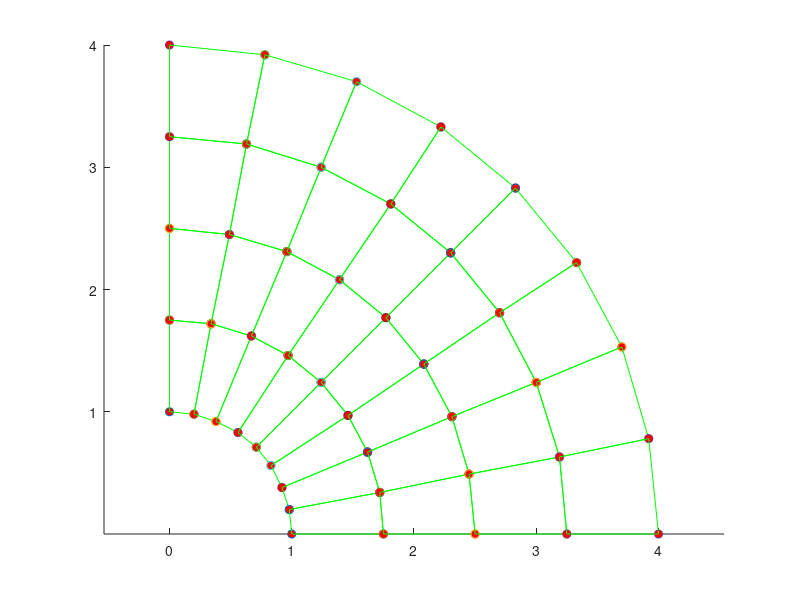
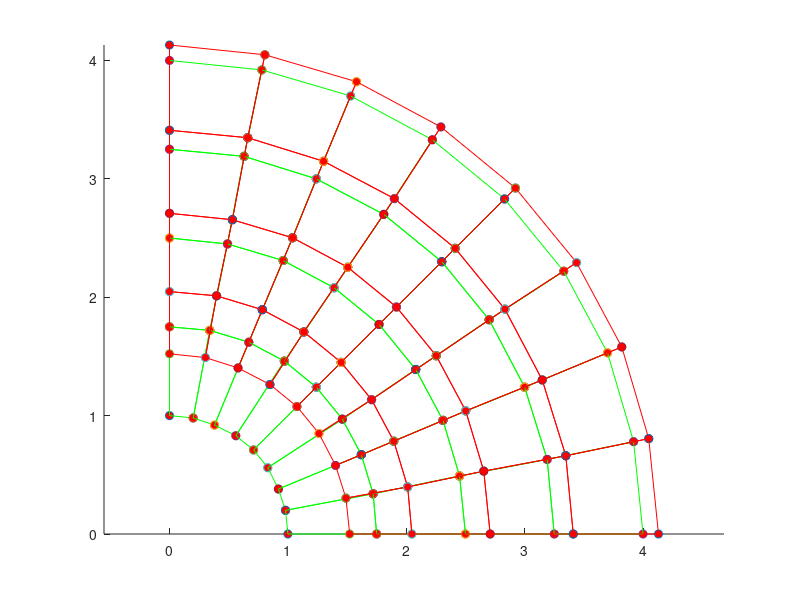
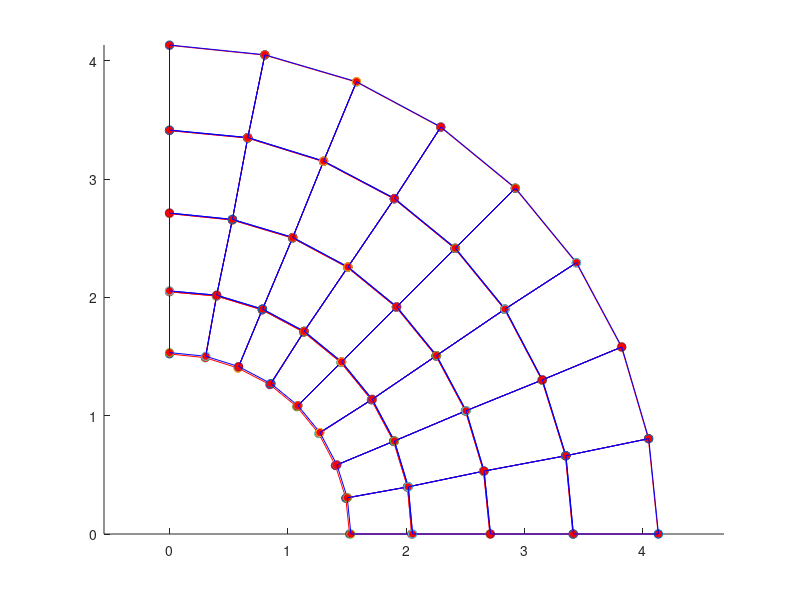

Reproduce these figures in MATLAB, in order.
function FEM_Bbar
%
%          Example 2D and 3D Linear elastic FEM code
%          Demonstrates Bbar method for avoiding volumetric locking
%
%        Variables read from input file;
%        nprops              No. material parameters
%        materialprops(i)    List of material parameters
%        ncoord              No. spatial coords (2 for 2D, 3 for 3D)
%        ndof                No. degrees of freedom per node (2 for 2D, 3 for 3D)
%                            (here ndof=ncoord, but the program allows them to be different
%                            to allow extension to plate & beam elements with C^1 continuity)
%        nnode               No. nodes
%        coords(i,j)         ith coord of jth node, for i=1..ncoord; j=1..nnode
%        nelem               No. elements
%        maxnodes            Max no. nodes on any one element (used for array dimensioning)
%        nelnodes(i)         No. nodes on the ith element
%        elident(i)          An integer identifier for the ith element.  Not used
%                            in this code but could be used to switch on reduced integration,
%                            etc.
%        connect(i,j)        List of nodes on the jth element
%        nfix                Total no. prescribed displacements
%        fixnodes(i,j)       List of prescribed displacements at nodes
%                            fixnodes(1,j) Node number
%                            fixnodes(2,j) Displacement component number (1, 2 or 3)
%                            fixnodes(3,j) Value of the displacement
%        ndload              Total no. element faces subjected to tractions
%        dloads(i,j)         List of element tractions
%                            dloads(1,j) Element number
%                            dloads(2,j) face number
%                            dloads(3,j), dloads(4,j), dloads(5,j) Components of traction
%                            (assumed uniform) 
%
%  To run the program you first need to set up an input file, as described in 
%  the lecture notes.  Then change the fopen command below to point to the file.
%  Also change the fopen command in the post-processing step (near the bottom of the
%  program) to point to a suitable output file.  Then execute the file in
%  the usual fashion (e.g. hit the green arrow at the top of the MATLAB
%  editor window)
% 
%
% ==================== Read data from the input file ===========================
%
%
% YOU NEED TO CHANGE THE PATH & FILE NAME TO POINT TO YOUR INPUT FILE
%
infile=fopen('volumetric_locking_demo_linear.txt','r');


[nprops,materialprops,ncoord,ndof,nnode,coords,nelem,maxnodes,connect,nelnodes,elident,nfix,fixnodes,ndload,dloads] = read_input_file(infile);

fclose(infile);

% Plot the initial mesh as a check
close all
figure
plotmesh(coords,ncoord,nnode,connect,nelem,elident,nelnodes,'g');

%
%============================ MAIN FEM ANALYSIS PROCEDURE ========================
%
%   dofs        Nodal displacements.  Let u_i^a be ith displacement component
%               at jth node.  Then dofs contain (u_1^1, u_2^1, u_1^2, u_2^2....) for 2D
%               and (u_1^1, u_2^1, u_3^1, u_1^2, u_2^2, u_3^2....) for 3D
%
%   K           Global stiffness matrix.  Stored as (K_1111 K_1112  K_1121  K_1122...
%                                                    K_1211 K_1212  K_1221  K_1222...
%                                                    K_2111 K_2112  K_2121  K_2122...)
%               for 2D problem and similarly for 3D problem
%   r           Force vector.  Currently only includes contribution from tractions
%               acting on element faces (i.e. body forces are neglected)
%
  dofs = zeros(ndof*nnode,1);  

  K = globalstiffness(ncoord,ndof,nnode,coords,nelem,maxnodes,elident,nelnodes,connect,materialprops,dofs);

  r = globaltraction(ncoord,ndof,nnode,ndload,coords,nelnodes,elident,connect,dloads,dofs)

%
%  Fix constrained nodes.  We should really do this in a way that preserves the symmetry of K
%  but it's not worth it for the small demo problems here.
%
  for n = 1:nfix
     rw = ndof*(fixnodes(1,n)-1) + fixnodes(2,n);
     for cl = 1:ndof*nnode
        K(rw,cl) = 0;
     end
     K(rw,rw) = 1.;
     r(rw) = fixnodes(3,n);
  end
%
% Solve for the displacements
%

  dofs = K\r;

%
%================================= POST-PROCESSING =================================
%
% Create a plot of the deformed mesh
%

  defcoords = zeros(ndof,nnode); 
  scalefactor = 1.0;
  for i = 1:nnode
    for j = 1:ndof
       defcoords(j,i) = coords(j,i) + scalefactor*dofs(ndof*(i-1)+j); 
    end
  end

 figure
 plotmesh(coords,ncoord,nnode,connect,nelem,elident,nelnodes,'g');
 hold on
 plotmesh(defcoords,ncoord,nnode,connect,nelem,elident,nelnodes,'r');  
  
 figure
 
 plotmesh(defcoords,ncoord,nnode,connect,nelem,elident,nelnodes,'r'); 
 a = coords(2,1);
 b = coords(1,nnode);
 p = 1.;
 E = 2*materialprops(1)*(1+materialprops(2));
 nu = materialprops(2);
 for i =1:nnode
   x1=coords(1,i);
   x2=coords(2,i);
   r=sqrt(x1^2+x2^2);
   ur = (1+nu)*a^2*b^2*p/(E*(b^2-a^2))*(1/r+(1-2*materialprops(2))*r/b^2);
   u1 = ur*x1/(sqrt(x1^2+x2^2));
   u2 = ur*x2/(sqrt(x1^2+x2^2));
   scale = 1.;
   defcoords(1,i) = coords(1,i) + scale*u1;
   defcoords(2,i) = coords(2,i) + scale*u2; 
 end
 
 plotmesh(defcoords,ncoord,nnode,connect,nelem,elident,nelnodes,'b'); 
 
end 

%================= Material Stiffness ==================================
%
%    Computes elasticity tensor C_{ijkl} = shear modulus and Poissons ratio
%    Currently coded either for plane strain, plane stress or general 3D.
%
function C = materialstiffness(ndof,ncoord,strain,materialprops)

   mu = materialprops(1);
   nu = materialprops(2);
   
   C = zeros(ndof,ncoord,ndof,ncoord);
   
   if (ncoord == 2)   

%  planestrain = 0 => plane stress, planestrain = 1 => plane strain
   planestrain = materialprops(3);
 
     for i = 1:2
       for j = 1:2
         for k = 1:2
           for l = 1:2
             if (planestrain==1) 
               if (i==j && k==l)
                   C(i,j,k,l) = C(i,j,k,l)+2*mu*nu/(1-2*nu);
               end
             else
               if (i==j && k==l)
                   C(i,j,k,l) = C(i,j,k,l)+2*mu*nu/(1-nu);
               end
             end
             if (i==l && k==j)
                 C(i,j,k,l) = C(i,j,k,l)+mu;
             end
             if (i==k && j==l)
                 C(i,j,k,l) = C(i,j,k,l)+mu;
             end
           end
         end
       end
     end
     
   elseif (ncoord == 3) 

     for i = 1:3 
       for j = 1:3
         for k = 1:3
           for l = 1:3
             if (i==j && k==l)
                 C(i,j,k,l)=C(i,j,k,l) + 2.*mu*nu/(1.-2.*nu);
             end
             if (i==k && j==l)
                 C(i,j,k,l)=C(i,j,k,l) + mu;
             end
             if (i==l && j==k)
                 C(i,j,k,l)=C(i,j,k,l) + mu;
             end
            end
          end
        end
      end
    end

 end
%================= Material Stress ==================================
%
%   Computes stress sigma_{ij} given strain epsilon_{ij}
%
function stress = materialstress(ndof,ncoord,strain,materialprops)

   C = materialstiffness(ndof,ncoord,strain,materialprops);
   stress = zeros(ndof,ncoord);
   for i = 1 : ndof
     for j = 1 : ncoord
        for k = 1 : ndof
          for l = 1: ncoord
            stress(i,j) = stress(i,j) + C(i,j,k,l)*strain(k,l);
          end
        end
     end
   end
  end
%
%====================== No. integration points =============================
%
%   Defines the number of integration points:be used for
%   each element type
%
function n = numberofintegrationpoints(ncoord,nelnodes,elident)
  
   if (ncoord == 1) 
     n = nelnodes;   
   elseif (ncoord == 2) 
     if (nelnodes == 3)
         n = 1;
     end
     if (nelnodes == 6)
         n = 3;
     end
     if (nelnodes == 4)
         n = 4;
     end
     if (nelnodes == 8)
         n = 9;
     end
   elseif (ncoord == 3) 
     if (nelnodes == 4)
         n = 1 ;
     end
     if (nelnodes == 10)
         n = 4;
     end
     if (nelnodes == 8)
         n = 8;
     end
     if (nelnodes == 20)
         n = 27;
     end
   end
end   
%
%====================== INTEGRATION POINTS ==================================
%
%   Defines positions of integration points
%
function xi = integrationpoints(ncoord,nelnodes,npoints,elident)

   xi = zeros(ncoord,npoints);
%
%  1D elements
%
   if (ncoord == 1) 
     if (npoints==1) 
       xi(1,1) = 0.;
     elseif (npoints == 2) 
       xi(1,1) = -0.5773502692;
       xi(1,2) = -xi(1,1);
     elseif (npoints == 3) 
       xi(1,1) = -0.7745966692;
       xi(1,2) = 0.0;
       xi(1,3) = -xi(1,1);
     end
%
%  2D elements
%
   elseif (ncoord == 2) 
%
%    Triangular element
%
     if ( nelnodes == 3 || nelnodes == 6 ) 
       if (npoints == 1) 
         xi(1,1) = 1./3.;
         xi(2,1) = 1./3.;
       elseif (npoints == 3) 
         xi(1,1) = 0.6;
         xi(2,1) = 0.2;
         xi(1,2) = 0.2;
         xi(2,2) = 0.6;
         xi(1,3) = 0.2;
         xi(2,3) = 0.2;
       elseif (npoints == 4) 
         xi(1,1) = 1./3.;
         xi(2,1) = 1./3.;
         xi(1,2) = 0.6;
         xi(2,2) = 0.2;
         xi(1,3) = 0.2;
         xi(2,3) = 0.6;
         xi(1,4) = 0.2;
         xi(2,4) = 0.2;
       end
%
%    Rectangular element
%                  
     elseif ( nelnodes==4 || nelnodes==8 ) 

       if (npoints == 1) 
         xi(1,1) = 0.;
         xi(2,1) = 0.;
       elseif (npoints == 4) 
         xi(1,1) = -0.5773502692;
         xi(2,1) = xi(1,1);
         xi(1,2) = -xi(1,1);
         xi(2,2) = xi(1,1);
         xi(1,3) = xi(1,1);
         xi(2,3) = -xi(1,1);
         xi(1,4) = -xi(1,1);
         xi(2,4) = -xi(1,1);
       elseif (npoints == 9) 
         xi(1,1) = -0.7745966692;
         xi(2,1) = xi(1,1);
         xi(1,2) = 0.0;
         xi(2,2) = xi(1,1);
         xi(1,3) = -xi(1,1);
         xi(2,3) = xi(1,1);
         xi(1,4) = xi(1,1);
         xi(2,4) = 0.0;
         xi(1,5) = 0.0;
         xi(2,5) = 0.0;
         xi(1,6) = -xi(1,1);
         xi(2,6) = 0.0;
         xi(1,7) = xi(1,1);
         xi(2,7) = -xi(1,1);
         xi(1,8) = 0.;
         xi(2,8) = -xi(1,1);
         xi(1,9) = -xi(1,1);
         xi(2,9) = -xi(1,1);
       end
     end
%
%   3D elements
%
   elseif (ncoord == 3) 
%
%  3D elements
%
     if (nelnodes == 4 || nelnodes==10 ) 
       if (npoints == 1) 
         xi(1,1) = 0.25;
         xi(2,1) = 0.25;
         xi(3,1) = 0.25;
       elseif (npoints == 4) 
         xi(1,1) = 0.58541020;
         xi(2,1) = 0.13819660;
         xi(3,1) = xi(2,1);
         xi(1,2) = xi(2,1);
         xi(2,2) = xi(1,1);
         xi(3,2) = xi(2,1);
         xi(1,3) = xi(2,1);
         xi(2,3) = xi(2,1);
         xi(3,3) = xi(1,1);
         xi(1,4) = xi(2,1);
         xi(2,4) = xi(2,1);
         xi(3,4) = xi(2,1);
       end
     elseif ( nelnodes==8 || nelnodes==20 ) 
       if (npoints == 1) 
         xi(1,1) = 0.;
         xi(2,1) = 0.;
         xi(3,1) = 0.;
       elseif (npoints == 8) 
         x1D = [-0.5773502692,0.5773502692];
         for k = 1:2
           for j = 1:2 
             for i = 1:2
               n = 4*(k-1) + 2*(j-1) + i;
               xi(1,n) = x1D(i);
               xi(2,n) = x1D(j);
               xi(3,n) = x1D(k);
             end
           end
         end
       elseif (npoints == 27) 
         x1D = [-0.7745966692,0.,0.7745966692];
         for k = 1:3
           for j = 1:3
             for i = 1:3
               n = 9*(k-1) + 3*(j-1) + i;
               xi(1,n) = x1D(i);
               xi(2,n) = x1D(j);
               xi(3,n) = x1D(k);
             end
           end
         end
       end
     end
   end
end

%
%================= INTEGRATION WEIGHTS ==================================
%
%   Defines integration weights w_i
%
function w = integrationweights(ncoord,nelnodes,npoints,elident)

   w = zeros(npoints,1);

%
%  1D elements
%
   if (ncoord == 1) 
     if (npoints == 1)
       w(1) = 2.;
     elseif (npoints == 2) 
       w = [1.,1.];
     elseif (npoints == 3) 
       w = [0.555555555,0.888888888,0.555555555];
     end
%
%  2D elements
%
   elseif (ncoord == 2) 
%
%    Triangular element
%
     if ( nelnodes == 3 || nelnodes == 6 ) 
       if (npoints == 1) 
         w(1) = 0.5;
       elseif (npoints == 3) 
         w(1) = 1./6.;
         w(2) = 1./6.;
         w(3) = 1./6.;
       elseif (npoints == 4) 
         w = [-27./96.,25./96.,25/96.,25/96.];
       end
%
%    Rectangular element
%                  
     elseif ( nelnodes==4 || nelnodes==8 ) 

       if (npoints == 1) 
         w(1) = 4.;
       elseif (npoints == 4) 
         w = [1.,1.,1.,1.];
       elseif (npoints == 9 ) 
         w1D = [0.555555555,0.888888888,0.55555555555];
         for j = 1:3
           for i = 1:3
             n = 3*(j-1)+i;
             w(n) = w1D(i)*w1D(j);
           end
         end    
       end
     end 

   elseif (ncoord == 3) 
%
%  3D elements
%
     if (nelnodes == 4 || nelnodes==10 ) 
       if (npoints == 1) 
         w(1) = 1./6.;
       elseif (npoints == 4) 
         w = [1./24.,1./24.,1./24.,1./24.];
       end
     elseif ( nelnodes==8 || nelnodes==20 ) 
       if (npoints == 1) 
         w(1) = 8.;
       elseif (npoints == 8) 
         w = [1.,1.,1.,1.,1.,1.,1.,1.];
       elseif (npoints == 27) 
         w1D = [0.555555555,0.888888888,0.55555555555];
         for k = 1:3
           for j = 1:3
             for i = 1:3
               n = 9*(k-1)+3*(j-1)+i;
               w(n) = w1D(i)*w1D(j)*w1D(k);
             end
           end    
         end
       end
     end
   end
end

%
%================= SHAPE FUNCTIONS ==================================
%
%        Calculates shape functions for various element types
%
function N = shapefunctions(nelnodes,ncoord,elident,xi)
 

   N = zeros(nelnodes,1);
%
%  1D elements
%
  if (ncoord == 1) 
    if (nelnodes==2) 
      N(1) = 0.5*(1.+xi(1));
      N(2) = 0.5*(1.-xi(1));
    elseif (nelnodes == 3) 
      N(1) = -0.5*xi(1)*(1.-xi(1));
      N(2) =  0.5*xi(1)*(1.+xi(1));
      N(3) = (1.-xi(1))*(1.+xi(1));
    end
%
%  2D elements
%
   elseif (ncoord == 2) 
%
%    Triangular element
%
     if ( nelnodes == 3 ) 
       N(1) = xi(1);
       N(2) = xi(2);
       N(3) = 1.-xi(1)-xi(2);               
     elseif ( nelnodes == 6 ) 
       xi3 = 1.-xi(1)-xi(2);
       N(1) = (2.*xi(1)-1.)*xi(1);
       N(2) = (2.*xi(2)-1.)*xi(2);
       N(3) = (2.*xi3-1.)*xi3;
       N(4) = 4.*xi(1)*xi(2);
       N(5) = 4.*xi(2)*xi3;
       N(6) = 4.*xi3*xi(1);
%
%    Rectangular element
%                  
     elseif ( nelnodes == 4 ) 
       N(1) = 0.25*(1.-xi(1))*(1.-xi(2));
       N(2) = 0.25*(1.+xi(1))*(1.-xi(2));
       N(3) = 0.25*(1.+xi(1))*(1.+xi(2));
       N(4) = 0.25*(1.-xi(1))*(1.+xi(2));
     elseif (nelnodes == 8) 
       N(1) = -0.25*(1.-xi(1))*(1.-xi(2))*(1.+xi(1)+xi(2));
       N(2) = 0.25*(1.+xi(1))*(1.-xi(2))*(xi(1)-xi(2)-1.);
       N(3) = 0.25*(1.+xi(1))*(1.+xi(2))*(xi(1)+xi(2)-1.);
       N(4) = 0.25*(1.-xi(1))*(1.+xi(2))*(xi(2)-xi(1)-1.);
       N(5) = 0.5*(1.-xi(1)*xi(1))*(1.-xi(2));
       N(6) = 0.5*(1.+xi(1))*(1.-xi(2)*xi(2));
       N(7) = 0.5*(1.-xi(1)*xi(1))*(1.+xi(2));
       N(8) = 0.5*(1.-xi(1))*(1.-xi(2)*xi(2));
     end
%
   elseif (ncoord==3) 

     if (nelnodes == 4) 
       N(1) = xi(1);
       N(2) = xi(2);
       N(3) = xi(3);
       N(4) = 1.-xi(1)-xi(2)-xi(3);
     elseif (nelnodes == 10) 
       xi4 = 1.-xi(1)-xi(2)-xi(3);
       N(1) = (2.*xi(1)-1.)*xi(1);
       N(2) = (2.*xi(2)-1.)*xi(2);
       N(3) = (2.*xi(3)-1.)*xi(3);
       N(4) = (2.*xi4-1.)*xi4;
       N(5) = 4.*xi(1)*xi(2);
       N(6) = 4.*xi(2)*xi(3);
       N(7) = 4.*xi(3)*xi(1);
       N(8) = 4.*xi(1)*xi4;
       N(9) = 4.*xi(2)*xi4;
       N(10) = 4.*xi(3)*xi4;
     elseif (nelnodes == 8) 
       N(1) = (1.-xi(1))*(1.-xi(2))*(1.-xi(3))/8.;
       N(2) = (1.+xi(1))*(1.-xi(2))*(1.-xi(3))/8.;
       N(3) = (1.+xi(1))*(1.+xi(2))*(1.-xi(3))/8.;
       N(4) = (1.-xi(1))*(1.+xi(2))*(1.-xi(3))/8.;
       N(5) = (1.-xi(1))*(1.-xi(2))*(1.+xi(3))/8.;
       N(6) = (1.+xi(1))*(1.-xi(2))*(1.+xi(3))/8.;
       N(7) = (1.+xi(1))*(1.+xi(2))*(1.+xi(3))/8.;
       N(8) = (1.-xi(1))*(1.+xi(2))*(1.+xi(3))/8.;
     elseif (nelnodes == 20) 
       N(1) = (1.-xi(1))*(1.-xi(2))*(1.-xi(3))*(-xi(1)-xi(2)-xi(3)-2.)/8.;
       N(2) = (1.+xi(1))*(1.-xi(2))*(1.-xi(3))*(xi(1)-xi(2)-xi(3)-2.)/8.;
       N(3) = (1.+xi(1))*(1.+xi(2))*(1.-xi(3))*(xi(1)+xi(2)-xi(3)-2.)/8.;
       N(4) = (1.-xi(1))*(1.+xi(2))*(1.-xi(3))*(-xi(1)+xi(2)-xi(3)-2.)/8.;
       N(5) = (1.-xi(1))*(1.-xi(2))*(1.+xi(3))*(-xi(1)-xi(2)+xi(3)-2.)/8.;
       N(6) = (1.+xi(1))*(1.-xi(2))*(1.+xi(3))*(xi(1)-xi(2)+xi(3)-2.)/8.;
       N(7) = (1.+xi(1))*(1.+xi(2))*(1.+xi(3))*(xi(1)+xi(2)+xi(3)-2.)/8.;
       N(8) = (1.-xi(1))*(1.+xi(2))*(1.+xi(3))*(-xi(1)+xi(2)+xi(3)-2.)/8.;
       N(9)  = (1.-xi(1)^2)*(1.-xi(2))*(1.-xi(3))/4.;
       N(10) = (1.+xi(1))*(1.-xi(2)^2)*(1.-xi(3))/4.;
       N(11) = (1.-xi(1)^2)*(1.+xi(2))*(1.-xi(3))/4.;
       N(12) = (1.-xi(1))*(1.-xi(2)^2)*(1.-xi(3))/4.;
       N(13) = (1.-xi(1)^2)*(1.-xi(2))*(1.+xi(3))/4.;
       N(14) = (1.+xi(1))*(1.-xi(2)^2)*(1.+xi(3))/4.;
       N(15) = (1.-xi(1)^2)*(1.+xi(2))*(1.+xi(3))/4.;
       N(16) = (1.-xi(1))*(1.-xi(2)^2)*(1.+xi(3))/4.;
       N(17) = (1.-xi(1))*(1.-xi(2))*(1.-xi(3)^2)/4.;
       N(18) = (1.+xi(1))*(1.-xi(2))*(1.-xi(3)^2)/4.;
       N(19) = (1.+xi(1))*(1.+xi(2))*(1.-xi(3)^2)/4.;
       N(20) = (1.-xi(1))*(1.+xi(2))*(1.-xi(3)^2)/4.;
     end
   end

end

%
%================= SHAPE FUNCTION DERIVATIVES ======================
%
function dNdxi = shapefunctionderivs(nelnodes,ncoord,elident,xi)

  dNdxi = zeros(nelnodes,ncoord);
%
% 1D elements
%
  if (ncoord == 1) 
    if (nelnodes==2) 
      dNdxi(1,1) = 0.5;
      dNdxi(2,1) = -0.5;
    elseif (nelnodes == 3) 
      dNdxi(1,1) = -0.5+xi(1);
      dNdxi(2,1) =  0.5+xi(1);
      dNdxi(3,1) = -2.*xi(1);
    end
%
%  2D elements
%
   elseif (ncoord == 2) 
%
%    Triangular element
%
     if ( nelnodes == 3 ) 
       dNdxi(1,1) = 1.;
       dNdxi(2,2) = 1.;
       dNdxi(3,1) = -1.;
       dNdxi(3,2) = -1.;               
     elseif ( nelnodes == 6 ) 
       xi3 = 1.-xi(1)-xi(2);
       dNdxi(1,1) = 4.*xi(1)-1.;
       dNdxi(2,2) = 4.*xi(2)-1.;
       dNdxi(3,1) = -(4.*xi3-1.);
       dNdxi(3,2) = -(4.*xi3-1.);
       dNdxi(4,1) = 4.*xi(2);
       dNdxi(4,2) = 4.*xi(1);
       dNdxi(5,1) = -4.*xi(2);
       dNdxi(5,2) = -4.*xi(1);
       dNdxi(6,1) = 4.*xi3 - 4.*xi(1);
       dNdxi(6,2) = 4.*xi3 - 4.*xi(2);
%
%    Rectangular element
%                  
     elseif ( nelnodes == 4 ) 
       dNdxi(1,1) = -0.25*(1.-xi(2));
       dNdxi(1,2) = -0.25*(1.-xi(1));
       dNdxi(2,1) = 0.25*(1.-xi(2));
       dNdxi(2,2) = -0.25*(1.+xi(1));
       dNdxi(3,1) = 0.25*(1.+xi(2));
       dNdxi(3,2) = 0.25*(1.+xi(1));
       dNdxi(4,1) = -0.25*(1.+xi(2));
       dNdxi(4,2) = 0.25*(1.-xi(1));
     elseif (nelnodes == 8) 
       dNdxi(1,1) = 0.25*(1.-xi(2))*(2.*xi(1)+xi(2));
       dNdxi(1,2) = 0.25*(1.-xi(1))*(xi(1)+2.*xi(2));
       dNdxi(2,1) = 0.25*(1.-xi(2))*(2.*xi(1)-xi(2));
       dNdxi(2,2) = 0.25*(1.+xi(1))*(2.*xi(2)-xi(1));
       dNdxi(3,1) = 0.25*(1.+xi(2))*(2.*xi(1)+xi(2));
       dNdxi(3,2) = 0.25*(1.+xi(1))*(2.*xi(2)+xi(1));
       dNdxi(4,1) = 0.25*(1.+xi(2))*(2.*xi(1)-xi(2));
       dNdxi(4,2) = 0.25*(1.-xi(1))*(2.*xi(2)-xi(1));
       dNdxi(5,1) = -xi(1)*(1.-xi(2));
       dNdxi(5,2) = -0.5*(1.-xi(1)*xi(1));
       dNdxi(6,1) = 0.5*(1.-xi(2)*xi(2));
       dNdxi(6,2) = -(1.+xi(1))*xi(2);
       dNdxi(7,1) = -xi(1)*(1.+xi(2));
       dNdxi(7,2) = 0.5*(1.-xi(1)*xi(1));
       dNdxi(8,1) = -0.5*(1.-xi(2)*xi(2));
       dNdxi(8,2) = -(1.-xi(1))*xi(2);
      end
%
%    3D elements
%
   elseif (ncoord==3) 

     if (nelnodes == 4) 
       dNdxi(1,1) = 1.;
       dNdxi(2,2) = 1.;
       dNdxi(3,3) = 1.;
       dNdxi(4,1) = -1.;
       dNdxi(4,2) = -1.;
       dNdxi(4,3) = -1.;
     elseif (nelnodes == 10) 
       xi4 = 1.-xi(1)-xi(2)-xi(3);
       dNdxi(1,1) = (4.*xi(1)-1.);
       dNdxi(2,2) = (4.*xi(2)-1.);
       dNdxi(3,3) = (4.*xi(3)-1.);
       dNdxi(4,1) = -(4.*xi4-1.);
       dNdxi(4,2) = -(4.*xi4-1.);
       dNdxi(4,3) = -(4.*xi4-1.);
       dNdxi(5,1) = 4.*xi(2);
       dNdxi(5,2) = 4.*xi(1);
       dNdxi(6,2) = 4.*xi(3);
       dNdxi(6,3) = 4.*xi(2);
       dNdxi(7,1) = 4.*xi(3);
       dNdxi(7,3) = 4.*xi(1); 
       dNdxi(8,1) = 4.*(xi4-xi(1));
       dNdxi(8,2) = -4.*xi(1);
       dNdxi(8,3) = -4.*xi(1);
       dNdxi(9,1) = -4.*xi(2);
       dNdxi(9,2) = 4.*(xi4-xi(2));
       dNdxi(9,3) = -4.*xi(2);
       dNdxi(10,1) = -4.*xi(3)*xi4;
       dNdxi(10,2) = -4.*xi(3);
       dNdxi(10,3) = 4.*(xi4-xi(3));
     elseif (nelnodes == 8) 
       dNdxi(1,1) = -(1.-xi(2))*(1.-xi(3))/8.;
       dNdxi(1,2) = -(1.-xi(1))*(1.-xi(3))/8.;
       dNdxi(1,3) = -(1.-xi(1))*(1.-xi(2))/8.;
       dNdxi(2,1) = (1.-xi(2))*(1.-xi(3))/8.;
       dNdxi(2,2) = -(1.+xi(1))*(1.-xi(3))/8.;
       dNdxi(2,3) = -(1.+xi(1))*(1.-xi(2))/8.;
       dNdxi(3,1) = (1.+xi(2))*(1.-xi(3))/8.;
       dNdxi(3,2) = (1.+xi(1))*(1.-xi(3))/8.;
       dNdxi(3,3) = -(1.+xi(1))*(1.+xi(2))/8.;
       dNdxi(4,1) = -(1.+xi(2))*(1.-xi(3))/8.;
       dNdxi(4,2) = (1.-xi(1))*(1.-xi(3))/8.;
       dNdxi(4,3) = -(1.-xi(1))*(1.+xi(2))/8.;
       dNdxi(5,1) = -(1.-xi(2))*(1.+xi(3))/8.;
       dNdxi(5,2) = -(1.-xi(1))*(1.+xi(3))/8.;
       dNdxi(5,3) = (1.-xi(1))*(1.-xi(2))/8.;
       dNdxi(6,1) = (1.-xi(2))*(1.+xi(3))/8.;
       dNdxi(6,2) = -(1.+xi(1))*(1.+xi(3))/8.;
       dNdxi(6,3) = (1.+xi(1))*(1.-xi(2))/8.;
       dNdxi(7,1) = (1.+xi(2))*(1.+xi(3))/8.;
       dNdxi(7,2) = (1.+xi(1))*(1.+xi(3))/8.;
       dNdxi(7,3) = (1.+xi(1))*(1.+xi(2))/8.;
       dNdxi(8,1) = -(1.+xi(2))*(1.+xi(3))/8.;
       dNdxi(8,2) = (1.-xi(1))*(1.+xi(3))/8.;
       dNdxi(8,3) = (1.-xi(1))*(1.+xi(2))/8.;
     elseif (nelnodes == 20) 
       dNdxi(1,1) = (-(1.-xi(2))*(1.-xi(3))*(-xi(1)-xi(2)-xi(3)-2.)-(1.-xi(1))*(1.-xi(2))*(1.-xi(3)))/8.;
       dNdxi(1,2) = (-(1.-xi(1))*(1.-xi(3))*(-xi(1)-xi(2)-xi(3)-2.)-(1.-xi(1))*(1.-xi(2))*(1.-xi(3)))/8.;
       dNdxi(1,3) = (-(1.-xi(1))*(1.-xi(2))*(-xi(1)-xi(2)-xi(3)-2.)-(1.-xi(1))*(1.-xi(2))*(1.-xi(3)))/8.;

       dNdxi(2,1) = ((1.-xi(2))*(1.-xi(3))*(xi(1)-xi(2)-xi(3)-2.)+(1.+xi(1))*(1.-xi(2))*(1.-xi(3)))/8.;
       dNdxi(2,2) = (-(1.+xi(1))*(1.-xi(3))*(xi(1)-xi(2)-xi(3)-2.)-(1.+xi(1))*(1.-xi(2))*(1.-xi(3)))/8.;
       dNdxi(2,3) = (-(1.+xi(1))*(1.-xi(2))*(xi(1)-xi(2)-xi(3)-2.)-(1.+xi(1))*(1.-xi(2))*(1.-xi(3)))/8.;

       dNdxi(3,1) = ((1.+xi(2))*(1.-xi(3))*(xi(1)+xi(2)-xi(3)-2.)+(1.+xi(1))*(1.+xi(2))*(1.-xi(3)))/8.;
       dNdxi(3,2) = ((1.+xi(1))*(1.-xi(3))*(xi(1)+xi(2)-xi(3)-2.)+(1.+xi(1))*(1.+xi(2))*(1.-xi(3)))/8.;
       dNdxi(3,3) = (-(1.+xi(1))*(1.+xi(2))*(xi(1)+xi(2)-xi(3)-2.)-(1.+xi(1))*(1.+xi(2))*(1.-xi(3)))/8.;

       dNdxi(4,1) = (-(1.+xi(2))*(1.-xi(3))*(-xi(1)+xi(2)-xi(3)-2.)-(1.-xi(1))*(1.+xi(2))*(1.-xi(3)))/8.;
       dNdxi(4,2) = ((1.-xi(1))*(1.-xi(3))*(-xi(1)+xi(2)-xi(3)-2.)+(1.-xi(1))*(1.+xi(2))*(1.-xi(3)))/8.;
       dNdxi(4,3) = (-(1.-xi(1))*(1.+xi(2))*(-xi(1)+xi(2)-xi(3)-2.)-(1.-xi(1))*(1.+xi(2))*(1.-xi(3)))/8.;
       dNdxi(5,1) = (-(1.-xi(2))*(1.+xi(3))*(-xi(1)-xi(2)+xi(3)-2.)-(1.-xi(1))*(1.-xi(2))*(1.+xi(3)))/8.;
       dNdxi(5,2) = (-(1.-xi(1))*(1.+xi(3))*(-xi(1)-xi(2)+xi(3)-2.)-(1.-xi(1))*(1.-xi(2))*(1.+xi(3)))/8.;
       dNdxi(5,3) = ((1.-xi(1))*(1.-xi(2))*(-xi(1)-xi(2)+xi(3)-2.)+(1.-xi(1))*(1.-xi(2))*(1.+xi(3)))/8.;
       dNdxi(6,1) = ((1.-xi(2))*(1.+xi(3))*(xi(1)-xi(2)+xi(3)-2.)+(1.+xi(1))*(1.-xi(2))*(1.+xi(3)))/8.;
       dNdxi(6,2) = (-(1.+xi(1))*(1.+xi(3))*(xi(1)-xi(2)+xi(3)-2.)-(1.+xi(1))*(1.-xi(2))*(1.+xi(3)))/8.;
       dNdxi(6,3) = ((1.+xi(1))*(1.-xi(2))*(xi(1)-xi(2)+xi(3)-2.)+(1.+xi(1))*(1.-xi(2))*(1.+xi(3)))/8.;
       dNdxi(7,1) = ((1.+xi(2))*(1.+xi(3))*(xi(1)+xi(2)+xi(3)-2.)+(1.+xi(1))*(1.+xi(2))*(1.+xi(3)))/8.;
       dNdxi(7,2) = ((1.+xi(1))*(1.+xi(3))*(xi(1)+xi(2)+xi(3)-2.)+(1.+xi(1))*(1.+xi(2))*(1.+xi(3)))/8.;
       dNdxi(7,3) = ((1.+xi(1))*(1.+xi(2))*(xi(1)+xi(2)+xi(3)-2.)+(1.+xi(1))*(1.+xi(2))*(1.+xi(3)))/8.;
       dNdxi(8,1) = (-(1.+xi(2))*(1.+xi(3))*(-xi(1)+xi(2)+xi(3)-2.)-(1.-xi(1))*(1.+xi(2))*(1.+xi(3)))/8.;
       dNdxi(8,2) = ((1.-xi(1))*(1.+xi(3))*(-xi(1)+xi(2)+xi(3)-2.)+(1.-xi(1))*(1.+xi(2))*(1.+xi(3)))/8.;
       dNdxi(8,3) = ((1.-xi(1))*(1.+xi(2))*(-xi(1)+xi(2)+xi(3)-2.)+(1.-xi(1))*(1.+xi(2))*(1.+xi(3)))/8.;
       dNdxi(9,1)  = -2.*xi(1)*(1.-xi(2))*(1.-xi(3))/4.;
       dNdxi(9,2)  = -(1.-xi(1)^2)*(1.-xi(3))/4.;
       dNdxi(9,3)  = -(1.-xi(1)^2)*(1.-xi(2))/4.;
       dNdxi(10,1)  = (1.-xi(2)^2)*(1.-xi(3))/4.;
       dNdxi(10,2)  = -2.*xi(2)*(1.+xi(1))*(1.-xi(3))/4.;
       dNdxi(10,3)  = -(1.-xi(2)^2)*(1.+xi(1))/4.;
       dNdxi(11,1)  = -2.*xi(1)*(1.+xi(2))*(1.-xi(3))/4.;
       dNdxi(11,2)  = (1.-xi(1)^2)*(1.-xi(3))/4.;
       dNdxi(11,3)  = -(1.-xi(1)^2)*(1.+xi(2))/4.;
       dNdxi(12,1)  = -(1.-xi(2)^2)*(1.-xi(3))/4.;
       dNdxi(12,2)  = -2.*xi(2)*(1.-xi(1))*(1.-xi(3))/4.;
       dNdxi(12,3)  = -(1.-xi(2)^2)*(1.-xi(1))/4.;
       dNdxi(13,1)  = -2.*xi(1)*(1.-xi(2))*(1.+xi(3))/4.;
       dNdxi(13,2)  = -(1.-xi(1)^2)*(1.+xi(3))/4.;
       dNdxi(13,3)  = (1.-xi(1)^2)*(1.-xi(2))/4.;
       dNdxi(14,1)  = (1.-xi(2)^2)*(1.+xi(3))/4.;
       dNdxi(14,2)  = -2.*xi(2)*(1.+xi(1))*(1.+xi(3))/4.;
       dNdxi(14,3)  = (1.-xi(2)^2)*(1.+xi(1))/4.;
       dNdxi(15,1)  = -2.*xi(1)*(1.+xi(2))*(1.+xi(3))/4.;
       dNdxi(15,2)  =  (1.-xi(1)^2)*(1.+xi(3))/4.;
       dNdxi(15,3)  = (1.-xi(1)^2)*(1.+xi(2))/4.;
       dNdxi(16,1)  = -(1.-xi(2)^2)*(1.+xi(3))/4.;
       dNdxi(16,2)  = -2.*xi(2)*(1.-xi(1))*(1.+xi(3))/4.;
       dNdxi(16,3)  = (1.-xi(2)^2)*(1.-xi(1))/4.;
       dNdxi(17,1) = -(1.-xi(2))*(1.-xi(3)^2)/4.;
       dNdxi(17,2) = -(1.-xi(1))*(1.-xi(3)^2)/4.;
       dNdxi(17,3) = -xi(3)*(1.-xi(1))*(1.-xi(2))/2.;
       dNdxi(18,1) = (1.-xi(2))*(1.-xi(3)^2)/4.;
       dNdxi(18,2) = -(1.+xi(1))*(1.-xi(3)^2)/4.;
       dNdxi(18,3) = -xi(3)*(1.+xi(1))*(1.-xi(2))/2.;
       dNdxi(19,1) = (1.+xi(2))*(1.-xi(3)^2)/4.;
       dNdxi(19,2) = (1.+xi(1))*(1.-xi(3)^2)/4.;
       dNdxi(19,3) = -xi(3)*(1.+xi(1))*(1.+xi(2))/2.;
       dNdxi(20,1) = -(1.+xi(2))*(1.-xi(3)^2)/4.;
       dNdxi(20,2) = (1.-xi(1))*(1.-xi(3)^2)/4.;
       dNdxi(20,3) = -xi(3)*(1.-xi(1))*(1.+xi(2))/2.;
     end
   end

  end
%
%================= ELEMENT STIFFNESS MATRIX ================================
%
function kel = elstif(ncoord,ndof,nelnodes,elident,coord,materialprops,displacement)
%
%  Assemble the element stiffness
%
%    Arguments;
%
%      ncoord             No. coordinates (2 or 3 for 2D or 3D problem)
%      ndof               No. degrees of freedom per node (often ndof = ncoord)
%      nelnodes           No. nodes on the element
%      elident            Element identifier (not used here - for future enhancements!)
%      coords(i,a)        ith coord of ath node
%      materialprops      Material properties passed on:constitutive procedures
%      displacement(i,a)  ith displacement component at ath node
%
%   Local variables
%      npoints            No. integration points
%      xi(i,inpt)         ith local coord of integration point no. intpt
%      w(intpt)           weight for integration point no. intpt
%      N(a)               Shape function associated with ath node on element
%      dNdxi(a,i)         Derivative of ath shape function wrt ith local coord
%      dNdx(a,i)          Derivative of ath shape function wrt ith global coord
%      dxdxi(i,j)         Derivative of ith global coord wrt jth local coord
%      dxidx(i,j)         Derivative of ith local coord wrt jth global coord
%      det                Determinant of jacobian
%      strain(i,j)        strain_ij components
%      dsde(i,j,k,l)      Derivative of stress_ij with respect:strain_kl
%      kel(row,col)       Rows && cols of element stiffness
%
%
   npoints = numberofintegrationpoints(ncoord,nelnodes,elident);
   dNdx = zeros(nelnodes,ncoord);
   dxdxi = zeros(ncoord,ncoord);
   strain = zeros(ndof,ncoord);
   Bvol = zeros(nelnodes,ncoord)
   kel = zeros(ndof*nelnodes,ndof*nelnodes);
%
%  Set up integration points && weights    
%
   xilist = integrationpoints(ncoord,nelnodes,npoints,elident);
   w = integrationweights(ncoord,nelnodes,npoints,elident);
%
%  Loop over the integration points
%
   el_vol = 0.;
   for intpt = 1:npoints

%     Compute shape functions && derivatives wrt local coords
%
      for i = 1:ncoord
        xi(i) = xilist(i,intpt);
      end      
      N = shapefunctions(nelnodes,ncoord,elident,xi);
      dNdxi = shapefunctionderivs(nelnodes,ncoord,elident,xi);     
%
%     Compute the jacobian matrix && its determinant
%
      for i = 1:ncoord
        for j = 1:ncoord
          dxdxi(i,j) = 0.;
          for a = 1:nelnodes
            dxdxi(i,j) = dxdxi(i,j) + coord(i,a)*dNdxi(a,j);
          end
        end
      end
      
      dxidx = inv(dxdxi);
      dt = det(dxdxi);
%
%     Convert shape function derivatives:derivatives wrt global coords
%
      for a = 1:nelnodes
        for i = 1:ncoord
          dNdx(a,i) = 0.;
          for j = 1:ncoord
            dNdx(a,i) = dNdx(a,i) + dNdxi(a,j)*dxidx(j,i);
          end
        end
      end
% 
%   Compute the integrals over the volume
%
      for a=1:nelnodes
          for i = 1:ndof
              Bvol(a,i) = Bvol(a,i) + dNdx(a,i)*w(intpt)*dt;
          end
      end
          
      el_vol = el_vol + w(intpt)*dt;     
      
      
   end

   omega = 0;
   for a=1:nelnodes
       for i=1:ndof
         Bvol(a,i) = Bvol(a,i)/(ncoord*el_vol);
         omega = omega + Bvol(a,i)*displacement(i,a);
       end
   end
   
   for intpt = 1:npoints

%     Compute shape functions && derivatives wrt local coords
%
      for i = 1:ncoord
        xi(i) = xilist(i,intpt);
      end      
      N = shapefunctions(nelnodes,ncoord,elident,xi);
      dNdxi = shapefunctionderivs(nelnodes,ncoord,elident,xi);
%
%     Compute the jacobian matrix && its determinant
%
      for i = 1:ncoord
        for j = 1:ncoord
          dxdxi(i,j) = 0.;
          for a = 1:nelnodes
            dxdxi(i,j) = dxdxi(i,j) + coord(i,a)*dNdxi(a,j);
          end
        end
      end
      
      dxidx = inv(dxdxi);
      dt = det(dxdxi);
%
%     Convert shape function derivatives:derivatives wrt global coords
%
      for a = 1:nelnodes
        for i = 1:ncoord
          dNdx(a,i) = 0.;
          for j = 1:ncoord
            dNdx(a,i) = dNdx(a,i) + dNdxi(a,j)*dxidx(j,i);
          end
        end
      end
%
%     Compute the (infinitesimal) strain by differentiating displacements
%     This step is not really necessary for linear elasticity calculations
%     where stiffness is independent of strain.  It is included:allow
%     extension:nonlinear materials later.
%
       ekk = 0;
       for i = 1:ncoord
         for j = 1:ncoord
            strain(i,j) = 0.;
            for a = 1:nelnodes
              strain(i,j) = strain(i,j) + 0.5*(displacement(i,a)*dNdx(a,j)+displacement(j,a)*dNdx(a,i));
            end
         end
         ekk = ekk + strain(i,i);
       end
      strain(1,1) = strain(1,1) - ekk/ncoord + omega;
      strain(2,2) = strain(2,2) - ekk/ncoord + omega;
      if (ncoord==3)
          strain(3,3) = strain(3,3) - ekk/ncoord + omega;
      end
%
%     Compute the material tangent stiffness (d stress/d strain)
%     ds/de is just C_ijkl for linear elasticity - this notation is used
%     to allow extension to nonlinear problems
%
      dsde = materialstiffness(ndof,ncoord,strain,materialprops);
%
%     Compute the element stiffness
%             
      for a = 1:nelnodes
        for i = 1:ndof
          for b = 1:nelnodes
            for k = 1:ndof
              row = ndof*(a-1)+i;
              col = ndof*(b-1)+k;
              for j = 1:ncoord
                for l = 1:ncoord
                  kel(col,row) = kel(col,row) + dsde(i,j,k,l)*dNdx(b,l)*dNdx(a,j)*w(intpt)*dt;
                  kel(col,row) = kel(col,row) + ...
                           dsde(j,j,k,l)*dNdx(b,l)*(Bvol(a,i) - dNdx(a,i)/ncoord)*w(intpt)*dt;
                  kel(col,row) = kel(col,row) + ...
                           dsde(i,j,l,l)*dNdx(a,j)*(Bvol(b,k) - dNdx(b,k)/ncoord)*w(intpt)*dt;
                  kel(col,row) = kel(col,row) + ...
                           dsde(j,j,l,l)*(Bvol(b,k)-dNdx(b,k)/ncoord)*(Bvol(a,i) - dNdx(a,i)/ncoord)*w(intpt)*dt;              
                end
              end
            end
          end
        end
      end
   end
   
   
end


 %====================== No. nodes on element faces ================
%
%   This procedure returns the number of nodes on each element face
%   for various element types.  This info is needed for computing
%   the surface integrals associated with the element traction vector
%
function n = nfacenodes(ncoord,nelnodes,elident,face)
   if (ncoord == 2) 
     if (nelnodes == 3 || nelnodes == 4)
         n = 2;
     elseif (nelnodes == 6 || nelnodes == 8)
         n=3;
     end
   elseif (ncoord == 3) 
     if (nelnodes == 4)
         n = 3;
     elseif (nelnodes == 10)
         n = 6;
     elseif (nelnodes == 8)
         n = 4;
     elseif (nelnodes == 20)
         n = 8;
     end
   end
end
%======================= Lists of nodes on element faces =============
%
%    This procedure returns the list of nodes on an element face
%    The nodes are ordered so that the element face forms either
%    a 1D line element or a 2D surface element for 2D or 3D problems
%
function list = facenodes(ncoord,nelnodes,elident,face)

   i3 = [2,3,1];
   i4 = [2,3,4,1]; 

   list = zeros(nfacenodes(ncoord,nelnodes,face),1);

   if (ncoord == 2) 
     if (nelnodes == 3) 
       list(1) = face;
       list(2) = i3(face);
     elseif (nelnodes == 6) 
       list(1) = face;
       list(2) = i3(face);
       list(3) = face+3;
     elseif (nelnodes==4) 
       list(1) = face;
       list(2) = i4(face);
     elseif (nelnodes==8) 
       list(1) = face;
       list(2) = i4(face);
       list(3) = face+4;
     end
   elseif (ncoord == 3) 
     if (nelnodes==4) 
       if   (face == 1)
           list = [1,2,3];
       elseif (face == 2)
           list = [1,4,2];
       elseif (face == 3)
           list = [2,4,3];
       elseif (face == 4)
           list = [3,4,1];
       end
     elseif (nelnodes == 10) 
       if   (face == 1)
           list = [1,2,3,5,6,7];
       elseif (face == 2)
           list = [1,4,2,8,9,5];
       elseif (face == 3)
           list = [2,4,3,9,10,6];
       elseif (face == 4)
           list = [3,4,1,10,8,7];
       end
     elseif (nelnodes == 8) 
       if   (face == 1)
           list = [1,2,3,4];
       elseif (face == 2)
           list = [5,8,7,6];
       elseif (face == 3)
           list = [1,5,6,2];
       elseif (face == 4)
           list = [2,3,7,6];
       elseif (face == 5)
           list = [3,7,8,4];
       elseif (face == 6)
           list = [4,8,5,1];
       end
     elseif (nelnodes == 20)  
       if   (face == 1)
           list = [1,2,3,4,9,10,11,12];
       elseif (face == 2)
           list = [5,8,7,6,16,15,14,13];
       elseif (face == 3)
           list = [1,5,6,2,17,13,18,9];
       elseif (face == 4)
           list = [2,6,7,3,18,14,19,10];
       elseif (face == 5)
           list = [3,7,8,4,19,15,6,11];
       elseif (face == 6)
           list = [4,8,5,1,20,16,17,12];
       end
     end
   end
end
%
%====================== ELEMENT DISTRIBUTED LOAD VECTOR ==============
%
function r = eldload(ncoord,ndof,nfacenodes,elident,coords,traction)

  npoints = numberofintegrationpoints(ncoord-1,nfacenodes);
  xi = zeros(ncoord-1,1);
  dxdxi = zeros(ncoord,ncoord-1);
  r = zeros(ndof*nfacenodes,1);
   
  xilist = integrationpoints(ncoord-1,nfacenodes,npoints);
  w = integrationweights(ncoord-1,nfacenodes,npoints);

  for intpt = 1:npoints

    for i = 1:ncoord-1
      xi(i) = xilist(i,intpt);
    end

    N = shapefunctions(nfacenodes,ncoord-1,elident,xi);
    dNdxi = shapefunctionderivs(nfacenodes,ncoord-1,elident,xi);
%
%     Compute the jacobian matrix && its determinant
%
    for i = 1:ncoord
      for j = 1:ncoord-1
        dxdxi(i,j) = 0.;
        for a = 1:nfacenodes
          dxdxi(i,j) = dxdxi(i,j) + coords(i,a)*dNdxi(a,j);
        end
      end
    end
    if (ncoord == 2) 
      dt = sqrt(dxdxi(1,1)^2+dxdxi(2,1)^2);
    elseif (ncoord == 3) 
      dt = sqrt( ((dxdxi(2,1)*dxdxi(3,2))-(dxdxi(2,2)*dxdxi(3,1)))^2 ...
          + ((dxdxi(1,1)*dxdxi(3,2))-(dxdxi(1,2)*dxdxi(3,1)))^2 ...
          + ((dxdxi(1,1)*dxdxi(2,2))-(dxdxi(1,2)*dxdxi(2,1)))^2 );
    end
   for a = 1:nfacenodes
      for i = 1:ndof
        row = ndof*(a-1)+i;
        r(row) = r(row) + N(a)*traction(i)*w(intpt)*dt;
      end
    end
  end
end
%
%====================== Assemble the global stiffness matrix =================
%
function Stif = globalstiffness(ncoord,ndof,nnode,coords,nelem,maxnodes,elident,nelnodes,connect,materialprops,dofs)
%
%   Assemble the global stiffness matrix
%

   Stif = zeros(ndof*nnode,ndof*nnode);
   lmncoord = zeros(ncoord,maxnodes);
   lmndof = zeros(ndof,maxnodes);
%
%   Loop over all the elements
%
   for lmn = 1:nelem
%
%   Extract coords of nodes, DOF for the current element
%
      for a = 1:nelnodes(lmn)
        for i = 1:ncoord
          lmncoord(i,a) = coords(i,connect(a,lmn));
        end
        for i = 1:ndof
          lmndof(i,a) = dofs(ndof*(connect(a,lmn)-1)+i);
        end
      end
    n = nelnodes(lmn);
    ident = elident(lmn);
    kel = elstif(ncoord,ndof,n,ident,lmncoord,materialprops,lmndof);
%
%   Add the current element stiffness:the global stiffness
%
    for a = 1:nelnodes(lmn)
      for i = 1:ndof
        for b = 1:nelnodes(lmn)
          for k = 1:ndof
            rw = ndof*(connect(a,lmn)-1)+i;
            cl = ndof*(connect(b,lmn)-1)+k;
            Stif(rw,cl) = Stif(rw,cl) + kel(ndof*(a-1)+i,ndof*(b-1)+k);
          end
        end
      end
    end
   end
end
%
%===================== Assemble the global traction vector =============
%
function r = globaltraction(ncoord,ndof,nnodes,ndload,coords,nelnodes,elident,connect,dloads,dofs)

   r = zeros(ndof*nnodes,1);
   traction = zeros(ndof,1);

   for load = 1:ndload
%
%     Extract the coords of the nodes on the appropriate element face
%
      lmn = dloads(1,load);
      face = dloads(2,load);
      n = nelnodes(lmn);
      ident = elident(lmn);
      nfnodes = nfacenodes(ncoord,n,ident,face); 
      nodelist = facenodes(ncoord,n,ident,face);     
      lmncoord = zeros(ncoord,nfnodes);
      for a = 1:nfnodes
        for i = 1:ncoord
          lmncoord(i,a) = coords(i,connect(nodelist(a),dloads(1,load)));
        end
        for i = 1:ndof
          lmndof(i,a) = dofs(ndof*(connect(nodelist(a),dloads(1,load))-1)+i);
        end
      end
%
%    Compute the element load vector
%
     for i = 1:ndof
       traction(i) = dloads(i+2,load);
     end

     rel = eldload(ncoord,ndof,nfnodes,ident,lmncoord,traction);
%
%    Assemble the element load vector into global vector
%
     for a = 1:nfnodes
       for i = 1:ndof
         rw = (connect(nodelist(a),dloads(1,load))-1)*ndof+i;
         r(rw) = r(rw) + rel((a-1)*ndof+i);
       end
     end

   end
end       

function print_results(outfile, ...
    nprops,materialprops,ncoord,ndof,nnode,coords, ...
    nelem,maxnodes,connect,nelnodes,elident, ...
    nfix,fixnodes,ndload,dloads,dofs)
%      Print nodal displacements, element strains && stresses:a file

fprintf(outfile,'Nodal Displacements: \n');
   if (ndof == 2) 
     fprintf(outfile,' Node      Coords         u1       u2 \n');
     for i = 1:nnode
      fprintf(outfile,'%3d %8.4f %8.4f %8.4f %8.4f\n', ...
                               i,coords(1,i),coords(2,i),dofs(2*i-1),dofs(2*i));
     end
   elseif (ndof == 3) 
     fprintf(outfile,' Node            Coords            u1       u2       u3 \n');
     for i = 1:nnode
      fprintf(outfile,'%3d %8.4f %8.4f %8.4f %8.4f %8.4f %8.4f \n', ...
                    i,coords(1,i),coords(2,i),coords(3,i),dofs(3*i-2),dofs(3*i-1),dofs(3*i));
     end
   end

   fprintf(outfile,'\n\n Strains and Stresses \n');


   lmncoord = zeros(ncoord,maxnodes);
   displacements = zeros(ndof,maxnodes);

%
%   Loop over all the elements
%
   for lmn = 1:nelem

    fprintf(outfile,' \n Element; %d ',lmn);
    if (ncoord == 2)   
    fprintf(outfile,'  \n int pt    Coords          e_11      e_22     e_12      s_11       s_22      s_12 \n');

    elseif (ncoord == 3) 
    fprintf(outfile,'\n int pt         Coords            e_11      e_22     e_33      e_12       e_13      e_23      s_11      s_22      s_33      s_12      s_13      s_23 \n');
    end
%
%   Extract coords of nodes, DOF for the current element
%
      for a = 1:nelnodes(lmn)
        for i = 1:ncoord
          lmncoord(i,a) = coords(i,connect(a,lmn));
        end
        for i = 1:ndof
          displacements(i,a) = dofs(ndof*(connect(a,lmn)-1)+i);
        end
      end
      n = nelnodes(lmn);
      ident = elident(lmn);
 
      npoints = numberofintegrationpoints(ncoord,n);
      dNdx = zeros(n,ncoord);
      dxdxi = zeros(ncoord,ncoord);
      strain = zeros(ndof,ncoord);
      xi = zeros(ncoord,1);
      x = zeros(ncoord,1);
%
%  Set up integration points 
%
      xilist = integrationpoints(ncoord,n,npoints);
%
%  Loop over the integration points
%
     for intpt = 1:npoints

%     Compute shape functions && derivatives wrt local coords
%
       for i = 1:ncoord
         xi(i) = xilist(i,intpt);
       end
       N = shapefunctions(n,ncoord,ident,xi);      
       dNdxi = shapefunctionderivs(n,ncoord,ident,xi);
%
%     Compute the coords of the integration point
%
      for i = 1:ncoord
        x(i) = 0.;
        for a = 1:n
          x(i) = x(i) + lmncoord(i,a)*N(a);
        end
      end
%
%     Compute the jacobian matrix && its determinant
%
      for i = 1:ncoord
        for j = 1:ncoord
          dxdxi(i,j) = 0.;
          for a = 1:n
            dxdxi(i,j) = dxdxi(i,j) + lmncoord(i,a)*dNdxi(a,j);
          end
        end
      end

      dxidx = inv(dxdxi);
%
%     Convert shape function derivatives:derivatives wrt global coords
%
      for a = 1:n
        for i = 1:ncoord
          dNdx(a,i) = 0.;
          for j = 1:ncoord
            dNdx(a,i) = dNdx(a,i) + dNdxi(a,j)*dxidx(j,i);
          end
        end
      end
%
%     Compute the (infinitesimal) strain by differentiating displacements
%
      for i = 1:ncoord
         for j = 1:ncoord
            strain(i,j) = 0.;
            for a = 1:n
              strain(i,j) = strain(i,j) + 0.5*(displacements(i,a)*dNdx(a,j)+displacements(j,a)*dNdx(a,i));
            end
         end
      end

      stress = materialstress(ndof,ncoord,strain,materialprops);

      if (ncoord == 2) 

      fprintf(outfile,'%5d %7.4f %7.4f %9.4f %9.4f %9.4f %9.4f %9.4f %9.4f \n', ...
        intpt,x(1),x(2),strain(1,1),strain(2,2),strain(1,2),stress(1,1),stress(2,2),stress(1,2));


      elseif (ncoord == 3) 

      fprintf(outfile,'%5d %7.4f %7.4f %7.4f %9.4f %9.4f %9.4f %9.4f %9.4f %9.4f %9.4f %9.4f %9.4f %9.4f %9.4f %9.4f \n',...
              intpt,x(1),x(2),x(3), ...
              strain(1,1),strain(2,2),strain(3,3),strain(1,2),strain(1,3),strain(2,3), ...
              stress(1,1),stress(2,2),stress(3,3),stress(1,2),stress(1,3),stress(2,3));
      end
     end
   end
end

%==============================Function read_input_file =================
 function [nprops,materialprops,ncoord,ndof,nnode,coords,nelem,maxnodes, ...
                connect,nelnodes,elident,nfix,fixnodes,ndload,dloads] = read_input_file(infile) 

 cellarray=textscan(infile,'%s');

%  Total no. material parameters, && list of parameters
%
   nprops = str2num(cellarray{1}{2});
   materialprops = zeros(nprops,1);
   cellno = 2;
   for i = 1:nprops
     cellno = cellno + 2;  
     materialprops(i) = str2num(cellarray{1}{cellno});
   end;
%
%    no. coords (1:3), no. DOF, no. nodes && nodal coordinates
%
   cellno = cellno + 2;
   ncoord = str2num(cellarray{1}{cellno});
   cellno = cellno + 2;
   ndof = str2num(cellarray{1}{cellno});
   cellno = cellno + 2;
   nnode = str2num(cellarray{1}{cellno});
 
   coords = zeros(ncoord,nnode);
   cellno = cellno + 1;
   for i = 1 : nnode
     for j = 1 : ncoord
       cellno = cellno + 1;
       coords(j,i) = str2num(cellarray{1}{cellno});
     end;
   end;
%
%    No. elements && connectivity
%
   cellno = cellno + 2;
   nelem = str2num(cellarray{1}{cellno});
   cellno = cellno + 2;
   maxnodes = str2num(cellarray{1}{cellno});
   connect = zeros(maxnodes,nelem);
   nelnodes = zeros(nelem,1);
   elident = zeros(nelem,1);
   cellno = cellno + 3;
   for i = 1 : nelem
     cellno = cellno + 1;
     elident(i) = str2num(cellarray{1}{cellno});
     cellno = cellno + 1;
     nelnodes(i) = str2num(cellarray{1}{cellno});
     for j = 1 : nelnodes(i)
       cellno = cellno + 1;
       connect(j,i) = str2num(cellarray{1}{cellno});
     end
   end
%
%    No. nodes with prescribed displacements, with the prescribed displacements
% 
   cellno = cellno + 2;
   nfix = str2num(cellarray{1}{cellno});
   cellno = cellno + 3;
   fixnodes = zeros(3,nfix);
   for i = 1 : nfix
      cellno = cellno + 1;
      fixnodes(1,i) = str2num(cellarray{1}{cellno});
      cellno = cellno + 1;
      fixnodes(2,i) = str2num(cellarray{1}{cellno});
      cellno = cellno + 1;
      fixnodes(3,i) = str2num(cellarray{1}{cellno});
   end;
%
%    No. loaded element faces, with the loads
%
    cellno = cellno + 2;
    ndload = str2num(cellarray{1}{cellno});
    cellno = cellno + 3;
    dloads = zeros(2+ndof,ndload);
    for i = 1 : ndload
       cellno = cellno + 1;
       dloads(1,i) = str2num(cellarray{1}{cellno});
       cellno = cellno + 1;
       dloads(2,i) = str2num(cellarray{1}{cellno});
       for j = 1 : ndof
         cellno = cellno + 1;
         dloads(j+2,i) = str2num(cellarray{1}{cellno});
       end;
    end;
    
 end
  function plotmesh(coords,ncoord,nnode,connect,nelem,elident,nelnodes,color)
% Function to plot a mesh.  
    f2D_3 = [1,2,3];
    f2D_4 = [1,2,3,4];
    f2D_6 = [1,4,2,5,3,6];
    f2D_8 = [1,5,2,6,3,7,4,8];
    f3D_4 = [[1,2,3];[1,4,2];[2,4,3];[3,4,1]];
    f3D_10 = [[1,5,2,6,3,7];[1,8,4,9,2,5];[2,9,4,10,3,6];[3,10,4,8,1,7]];
    f3D_8 = [[1,2,3,4];[5,8,7,6];[1,5,6,2];[2,3,7,6];[3,7,8,4];[4,8,5,1]];
    f3D_20 = [[1,9,2,10,3,11,4,12];[5,16,8,15,7,14,6,13];
              [1,17,5,13,6,18,2,9];[2,18,6,14,7,19,3,10];
              [3,19,7,15,8,20,4,11];[4,20,8,16,5,17,1,12]];

   hold on
   if (ncoord==2)  % Plot a 2D mesh
       for lmn = 1:nelem
           for i = 1:nelnodes(lmn)
               x(i,1:2) = coords(1:2,connect(i,lmn));
           end
           scatter(x(:,1),x(:,2),'MarkerFaceColor','r');
           if (nelnodes(lmn)==3) 
               patch('Vertices',x,'Faces',f2D_3,'FaceColor','none','EdgeColor',color);
           elseif (nelnodes(lmn)==4)
               patch('Vertices',x,'Faces',f2D_4,'FaceColor','none','EdgeColor',color);
           elseif (nelnodes(lmn)==6) 
               patch('Vertices',x,'Faces',f2D_6,'FaceColor','none','EdgeColor',color);
           elseif (nelnodes(lmn)==8 || nelnodes(lmn)==9)
               patch('Vertices',x,'Faces',f2D_8,'FaceColor','none','EdgeColor',color);
           end
       end
   elseif (ncoord==3) % Plot a 3D mesh
       for lmn = 1:nelem
           for i = 1:nelnodes(lmn)
               x(i,1:3) = coords(1:3,connect(i,lmn));
           end
           scatter3(x(:,1),x(:,2),x(:,3),'MarkerFaceColor','r');
           if (nelnodes(lmn)==4) 
               patch('Vertices',x,'Faces',f3D_4,'FaceColor','none','EdgeColor',color);
           elseif (nelnodes(lmn)==10)
               patch('Vertices',x,'Faces',f3D_10,'FaceColor','none','EdgeColor',color);
           elseif (nelnodes(lmn)==8) 
               patch('Vertices',x,'Faces',f3D_8,'FaceColor','none','EdgeColor',color);
           elseif (nelnodes(lmn)==20)
               patch('Vertices',x,'Faces',f3D_20,'FaceColor','none','EdgeColor',color);
           end
       end    
   end
   axis equal
   hold off
end
 
